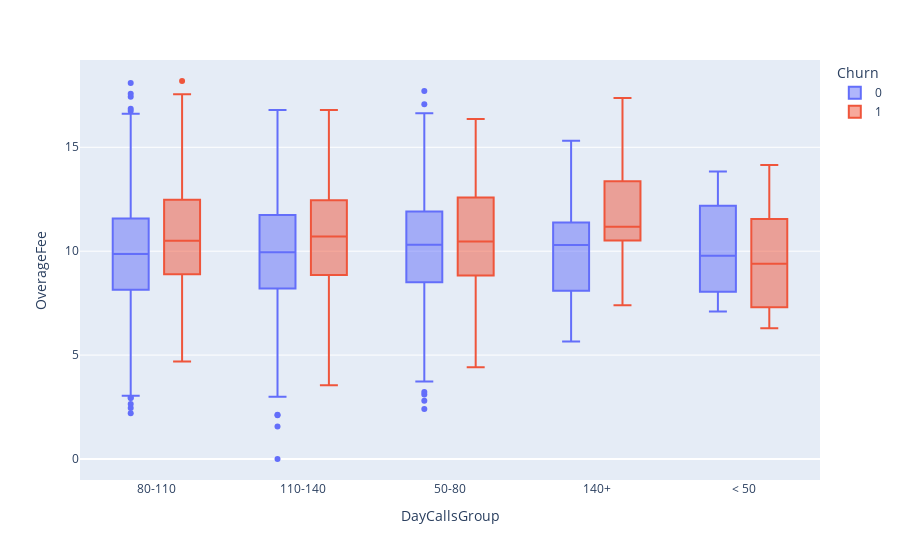

The cell this chart's notebook holds for it:
### Markdown cell above
* RoamMins do not seems to have a churning factor for customers with different Day Calls Group

### Code cell
fig = px.box(df, x = 'DayCallsGroup', y = 'OverageFee', color = 'Churn')
fig.show()

### Figure 1 — Plotly figure (JSON) as saved in the notebook; plotly's stock layout.template omitted (floating-point values rounded to 4 significant figures; data arrays with more than 128 entries replaced by an {"elided": "..."} marker saying what was removed)
{"data": [{"alignmentgroup": "True", "hovertemplate": "Churn=0<br>DayCallsGroup=%{x}<br>OverageFee=%{y}<extra></extra>", "legendgroup": "0", "marker": {"color": "#636efa"}, "name": "0", "notched": false, "offsetgroup": "0", "orientation": "v", "showlegend": true, "type": "box", "x": {"elided": "2850 str values"}, "x0": " ", "xaxis": "x", "y": {"elided": "2850 float values"}, "y0": " ", "yaxis": "y"}, {"alignmentgroup": "True", "hovertemplate": "Churn=1<br>DayCallsGroup=%{x}<br>OverageFee=%{y}<extra></extra>", "legendgroup": "1", "marker": {"color": "#EF553B"}, "name": "1", "notched": false, "offsetgroup": "1", "orientation": "v", "showlegend": true, "type": "box", "x": {"elided": "483 str values"}, "x0": " ", "xaxis": "x", "y": {"elided": "483 float values"}, "y0": " ", "yaxis": "y"}], "layout": {"boxmode": "group", "legend": {"title": {"text": "Churn"}, "tracegroupgap": 0}, "margin": {"t": 60}, "xaxis": {"anchor": "y", "domain": [0, 1], "title": {"text": "DayCallsGroup"}}, "yaxis": {"anchor": "x", "domain": [0, 1], "title": {"text": "OverageFee"}}}}
